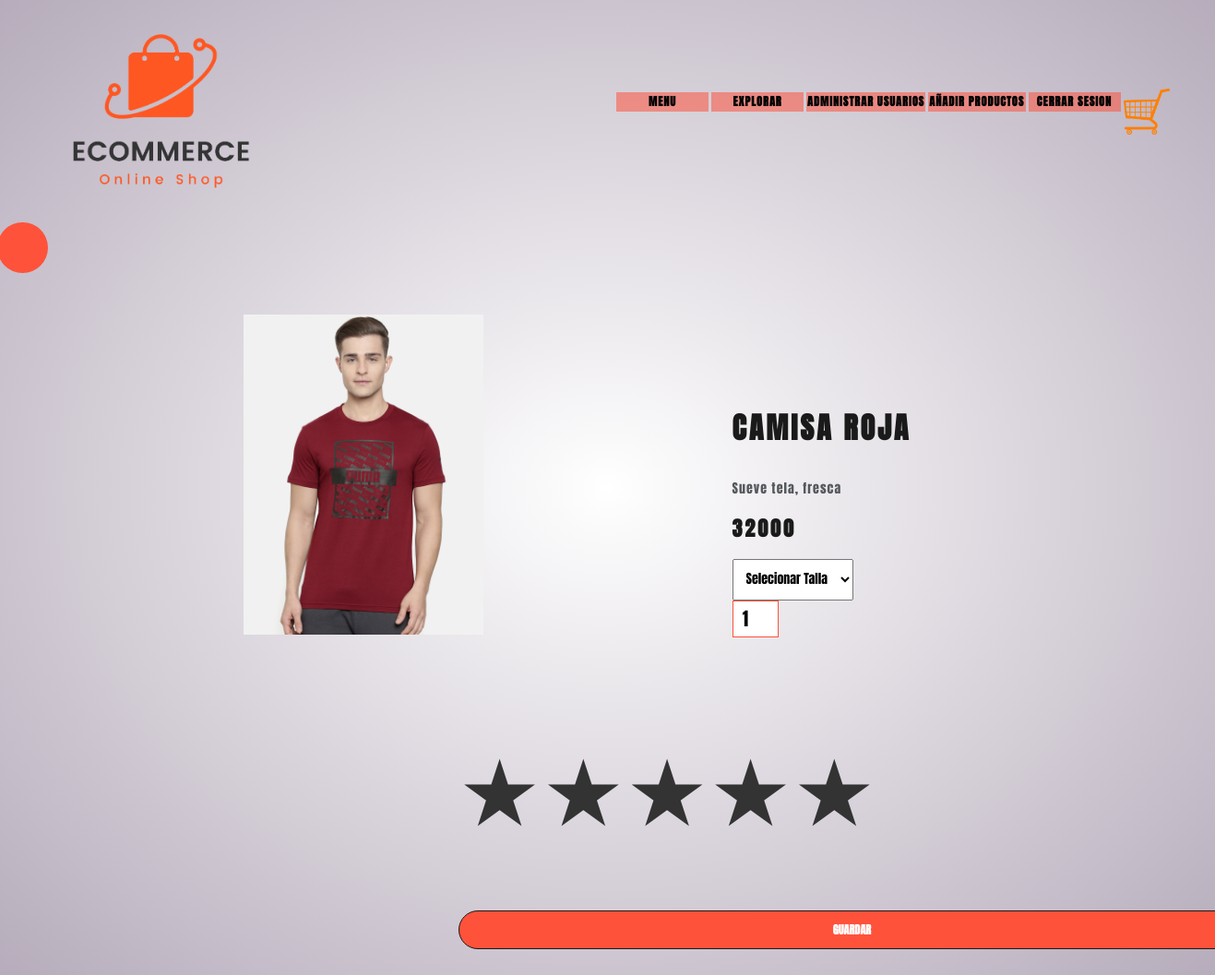
Screenshot of /calificar_admin/1 (signed in) with the database file from the repository.
### app.py (models this page shows)
class Producto(db.Model):
    id = db.Column(db.Integer, primary_key=True)
    nombre = db.Column(db.String(200))
    precio = db.Column(db.String(200))
    caracteristicas = db.Column(db.String(500))
    imagen = db.Column(db.String(500))
    usuario_id = db.Column(db.Integer, ForeignKey('usuario.id'))
    admin_id = db.Column(db.Integer, ForeignKey('admin.id'))
    super_id = db.Column(db.Integer, ForeignKey('super.id'))

### app.py (the view)
@app.route('/calificar_admin/<id>')
@login_required
def calificar_admin(id):
    producto = Producto.query.get(id)
    calificaciones = Calificacion.query.all()
    return render_template('gestor_Calificaciones/agregar_Calificacion_admin.html', calificaciones = calificaciones, producto = producto, id = id)

### app.py (called while the page is built)
@login_manager.user_loader
def get(id):
    return Usuario.query.get(id) or Super.query.get(id) or Admin.query.get(id)

### templates/gestor_Calificaciones/agregar_Calificacion_admin.html (shortened to what this page needs)
<!DOCTYPE html>
<html lang="en">
<head>
    <link rel="stylesheet" href="https://stackpath.bootstrapcdn.com/bootswatch/4.3.1/lux/bootstrap.min.css">
    <link rel="stylesheet" href="../../static/styles/style_index.css">
</head>
<body>
    <div class="header">
        <div class="container">
            <div class="navbar">
                <div class="logo">
                    <img src="../../static/docs/logo.png" width="250px">
                </div id="desplegable">
                <nav>
                    <ul>
                        <ul id="menu">
                            <li><a href="/menuadmin">Menu</a></li>
                            <li><a href="/productsadmin">Explorar</a></li>
                            <li><a href="/lista_personas_admin">Administrar Usuarios</a></li>
                            <li><a href="/lista_productos_admin">Añadir Productos</a></li>
                            <li><a href="/logout">Cerrar Sesion</a></li>
                        </ul>
                    </ul>
                </nav>
                <a href="https://mail.google.com/mail/u/0/"><img src="../../static/docs/cart.png" width="50px" height="50px"></a>
            </div>
        </div>
        <div class="buscar">
            <div class="boton">
            </div>
        </div>
        <div class="small-container  single-product">
            <div class="row">
                <div class="col-2">
                    <img src="{{producto.imagen}}" width="200%" id="ProductImg">
                </div>
                <div class="col-2">
                    <h1>{{producto.nombre}}</h1>
                    <h8>{{producto.caracteristicas}}</h8>
                    <h4>{{producto.precio}}</h4>
                    <select>
                        <option >Selecionar Talla</option>
                    </select>
                    <input type="number" value="1">
                </div>
                <div class="col-md-10 offset-md-4 my-auto">
                    <form action="{{url_for('create_calificacion', id=producto.id)}}" method="POST">
                        <p class="clasificacion">
                            <label for="radio1">★</label>
                            <label for="radio2">★</label>
                            <label for="radio3">★</label>
                            <label for="radio4">★</label>
                            <label for="radio5">★</label>
                        </p>
                        <button type="submit" class="btn btn-primary btn-block">Guardar</button>
                    </form>
                </div>
            </div>
        </div>
</body>
</html>

### static/styles/style_index.css (style rules this page uses)
* { margin: 0; padding: 0; box-sizing: border-box; }
.navbar { display: flex; }
body { font-family: 'Anton', sans-serif; }
nav { flex: 1; text-align: right; }
nav ul { display: inline-block; list-style-type: none; }
nav ul li { display: inline-block; margin-right: 3px; }
a { text-decoration: none; color: #555; }
p { color: #555; }
.container { max-width: 1300px; margin: auto; padding-left: 25px; padding-right: 25px; }
.row { display: flex; align-items: center; flex-wrap: wrap; justify-content: space-around; }
.col-2 { flex-basis: 50%; min-width: 300px; }
.col-2 img { max-width: 100%; padding: 50px 0; }
.col-2 h1 { font: size 50px; line-height: 60px; margin: 25px 0; }
.btn { display: inline-block; background: #ff523b; color: #fff; padding: 8px 30px; margin: 30px 0; border-radius: 30px; transition: background 0.8s; }
.header { background: radial-gradient(#fff, #b6acbb); }
.header .row { margin-top: 70px; }
#menu li>a { background-color: #ff523b8a; color: #000; padding: 1px; display: block; text-decoration: none; min-width: 100px; }
#menu>li { float: left; text-align: center }
.small-container { max-width: 1080px; margin: auto; padding-left: 25px; padding-right: 25px; }
.single-product { margin-top: 80px; }
.single-product .col-2 { padding: 20px; }
.single-product .col-2 img { padding: 0; }
.single-product h4 { margin: 20px 0; font-size: 22px; font-weight: bold; }
.single-product select { display: block; padding: 10px; margin-top: 20px; }
.single-product input { width: 50px; height: 40px; padding-left: 10px; font-size: 20px; margin-right: 10px; border: 1px solid #ff523b; }
.buscar { position: absolute; padding: 5px; }
.boton { position: absolute; top: 0; right: 0; background: #ff523b; width: 55px; height: 55px; line-height: 55px; text-align: center; color: white; font-size: 20px; border-radius: 50%; cursor: pointer; }
p.clasificacion { position: relative; overflow: hidden; display: inline-block; }
p.clasificacion label { font-size: 100px; float: right; color: #333; }

### rows the page displays
Producto: imagen (picture), nombre "CAMISA ROJA", caracteristicas "Sueve tela, fresca", precio "32000"
